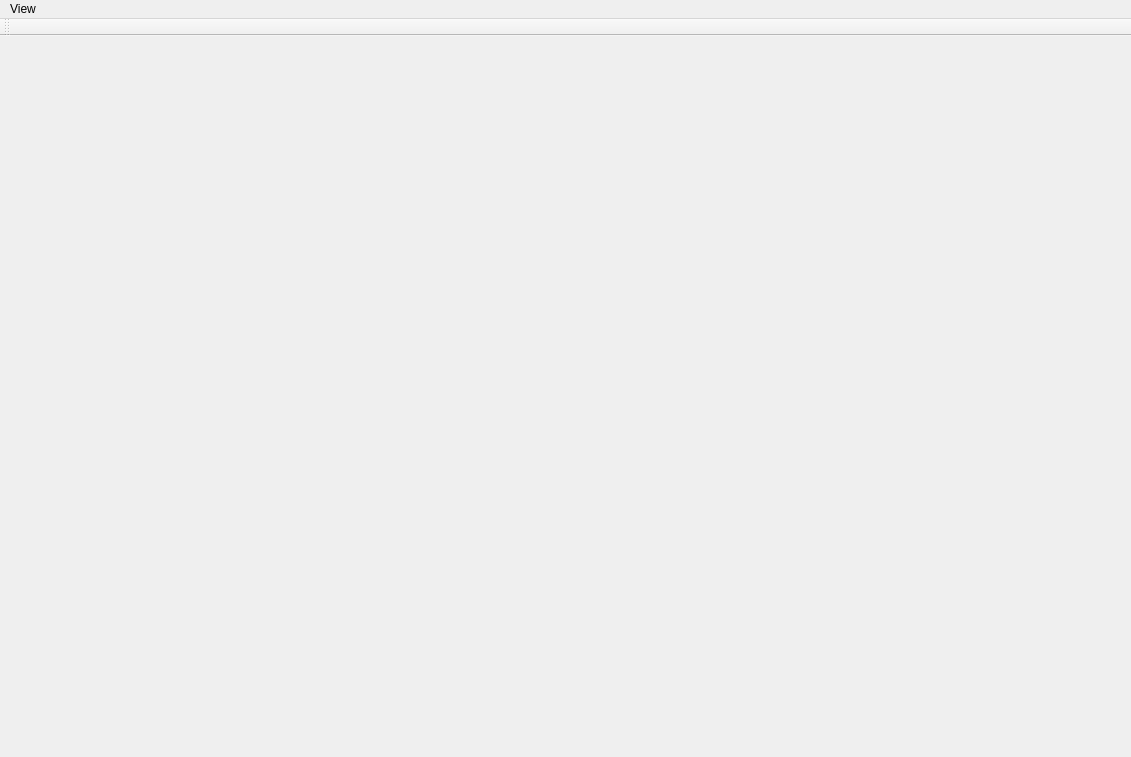
<?xml version="1.0" encoding="UTF-8"?>
<ui version="4.0">
 <class>MainWindow</class>
 <widget class="QMainWindow" name="MainWindow">
  <property name="geometry">
   <rect>
    <x>0</x>
    <y>0</y>
    <width>1131</width>
    <height>757</height>
   </rect>
  </property>
  <property name="windowTitle">
   <string>MainWindow</string>
  </property>
  <widget class="QWidget" name="centralwidget"/>
  <widget class="QMenuBar" name="menubar">
   <property name="geometry">
    <rect>
     <x>0</x>
     <y>0</y>
     <width>1131</width>
     <height>22</height>
    </rect>
   </property>
   <widget class="QMenu" name="menuView">
    <property name="title">
     <string>View</string>
    </property>
   </widget>
   <addaction name="menuView"/>
  </widget>
  <widget class="QToolBar" name="toolBar">
   <property name="windowTitle">
    <string>toolBar</string>
   </property>
   <attribute name="toolBarArea">
    <enum>TopToolBarArea</enum>
   </attribute>
   <attribute name="toolBarBreak">
    <bool>false</bool>
   </attribute>
   <action name="actionSaveState">
    <property name="text">
     <string>Save State</string>
    </property>
   </action>
   <action name="actionRestoreState">
    <property name="text">
     <string>Restore State</string>
    </property>
   </action>
  </widget>
 </widget>
 <resources>
  <include location="MainWindow.qrc"/>
 </resources>
 <connections/>
</ui>
